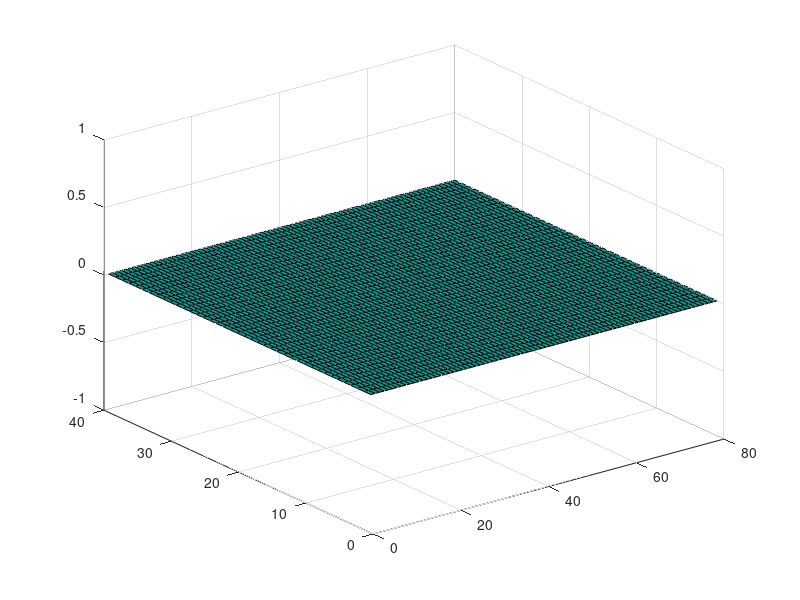

The MATLAB source for this figure: (Note: this script raises an error after producing the figure.)
clear all; close all;home;
format compact;
tic
% From Computational ELectromagnetics by Matthew Sadiku
% Originally by V. Bemmel and improved by D. Terry
%i,j,k,nn correspond to x,y,z,t
%imax,jmax,kmax,nnmax are domain limits
%nhw - one half wave cycle
%med - number of media sections
%js - j position of plane wave front
IMAX=19*2;
JMAX=39*2;
KMAX=19*2;
NMAX=2;
NNMAX=500;
NHW=40;
MED=2;
JS=3;
DELTA=3e-3;
CL=3.0e8; %speed of light in vacuo
F=10e9;

%define scatter dims
OI=20.0;
OJ=20.0;
OK=20.0;
RADIUS=5.0;

%constitutive params
ER=[1.0, 4.0]; %material permittivity
SIG=[0.1,0.0]; %material permeability

%statement fn to compute pos. w.r.t. cen. of sphere
E0=1e-9 / (36*pi); %permittivity of free space
U0=(1e-7)*4*pi; %permeability of free space
DT=DELTA/(2*CL);
R=DT/E0;
RA=(DT^2)/(U0*E0*(DELTA^2));
RB=DT/(U0*DELTA);
TPIFDT=2.0*pi*F*DT;

%Step 1 - compute media parameters

CA = 1 - R*SIG./ER;
CB=RA./ER;
CBMRB=CB/RB;

x=0:(IMAX+1);
y=0:(JMAX+1);
z=0:(KMAX+1);
[Mx, My, Mz] = ndgrid(x,y,z);
IXMED = (Mx >= 15).*(Mx<=25).*(sqrt((My-OJ).^2 + (Mz-OK).^2)<=RADIUS) + 1;
IYMED = (sqrt((Mx-OI).^2 + (My-OJ+.5).^2 + (Mz-OK).^2) <= RADIUS) + 1;
IZMED = (sqrt((Mz-OI).^2 + (My-OJ+.5).^2 + (Mz-OK+.5).^2) <= RADIUS) + 1;

%Step 2 - initialize field components
EX1 = zeros(1,JMAX+2);
EY1 = zeros(1,JMAX+2);
EZ1 = zeros(1,JMAX+2);

EX= zeros(IMAX+2, JMAX+2, KMAX+2, NMAX+1);
EY= zeros(IMAX+2, JMAX+2, KMAX+2, NMAX+1);
EZ= zeros(IMAX+2, JMAX+2, KMAX+2, NMAX+1);
HX= zeros(IMAX+2, JMAX+2, KMAX+2, NMAX+1);
HY= zeros(IMAX+2, JMAX+2, KMAX+2, NMAX+1);
HZ= zeros(IMAX+2, JMAX+2, KMAX+2, NMAX+1,3);

%step 3 - use FDTD to generate field components
% ncur - current time t
% npr1 - is prior time (t-1)
% npr2 - is (t-2)

NCUR=3;
NPR1=2;
NPR2=1;
%graphics for s get assigned at bottom of loop, remember to adjust there
figure(5)
s=surf( sqrt(EX(:,:,floor(KMAX/2),NCUR).^2 + EY(:,:,floor(KMAX/2),NCUR).^2 + EZ(:,:,floor(KMAX/2),NCUR).^2))

% figure(6)
% q = quiver(EX(:,:,floor(KMAX/2),NCUR),EY(:,:,floor(KMAX/2),NCUR))

for NN=1:NNMAX
    if mod(NN,10)==0
        disp(['NN=',num2str(NN)])
    end
    
    NPR2=NPR1;
    NPR1=NCUR;
    NCUR=mod(NCUR,3)+1;
    for K=0:KMAX
        for J=0:JMAX
            for I=0:IMAX
                if(I==0)
                    if((K==KMAX)&&(K==0))
                        HY(0+1,J+1,K+1,NCUR)=(HY(1+1,J+1,K-1+1,NPR2)+HY(1+1,J+1,K+1,NPR2)+HY(1+1,J+1,K+1+1,NPR2))/3;
                        HZ(0+1,J+1,K+1,NCUR)=(HZ(1+1,J+1,K-1+1,NPR2)+HZ(1+1,J+1,K+1,NPR2)+HZ(1+1,J+1,K+1+1,NPR2))/3;
                    else
                        if(K==KMAX)
                            HY(0+1,J+1,KMAX+1,NCUR)=(HY(1+1,J+1,KMAX-1+1,NPR2)+ HY(1+1,J+1,KMAX+1,NPR2))/2;
                            HZ(0+1,J+1,K+1,NCUR) =  (HZ(1+1,J+1,K-1+1,NPR2)+HZ(1+1,J+1,K+1,NPR2))/2;
                        else
                            HY(0+1,J+1,K+1,NCUR) = (HY(1+1,J+1,K+1,NPR2)+HY(1+1,J+1,K+1+1,NPR2))/2;
                            HZ(0+1,J+1,K+1,NCUR) = (HZ(1+1,J+1,K+1,NPR2)+HZ(1+1,J+1,K+1,1+1,NPR2))/2;
                        end
                    end
                end
                if(J==0)
                    EX(I+1,0+1,K+1,NCUR)=EX(I+1,1+1,K+1,NPR2);
                    EZ(I+1,0+1,K+1,NCUR)=EZ(I+1,1+1,K+1,NPR2);
                else
                    if(J==JMAX)
                        EX(I+1,JMAX+1,K+1,NCUR)=EX(I+1,JMAX-1+1,K+1,NPR2);
                        EZ(I+1,JMAX+1,K+1,NCUR)=EZ(I+1,JMAX-1+1,K+1,NPR2);
                    end
                end
                if(K==0)
                    if((I~=0)&&(I~=IMAX))
                        EX(I+1,J+1,0+1,NCUR)=(EX(I-1+1,J+1,1+1,NPR2) + EX(I+1,J+1,1+1,NPR2)+EX(I+1+1,J+1,1+1,NPR2))/3;
                        EY(I+1,J+1,0+1,NCUR)=(EY(I-1+1,J+1,1+1,NPR2)+EY(I+1,J+1,1+1,NPR2)+EY(I+1+1,J+1,1+1,NPR2))/3;
                    else
                        if(I==0)
                            EX(0+1,J+1,0+1,NCUR)=(EX(0+1,J+1,1+1,NPR2)+EX(1+1,J+1,1+1,NPR2))/2;
                            EY(I+1,J+1,0+1,NCUR)=(EY(I+1,J+1,1+1,NPR2)+EY(I+1+1,J+1,1+1,NPR2))/2;
                        else
                            EX(I+1,J+1,0+1,NCUR)=(EX(I-1+1,J+1,1+1,NPR2)+EX(I+1,J+1,1+1,NPR2))/2;
                            EY(I+1,J+1,0+1,NCUR)=(EY(I-1+1,J+1,1+1,NPR2)+EY(I+1,J+1,1+1,NPR2))/2;
                        end
                    end
                end
                
                %Apply FDTD algorithm
                HX(I+1, J+1,K+1,NCUR)=HX(I+1,J+1,K+1,NPR1)+RB*(EY(I+1,J+1,K+1+1,NPR1)-EY(I+1,J+1,K+1,NPR1)+EZ(I+1,J+1,K+1,NPR1)-EZ(I+1,J+1+1,K+1,NPR1));
                HY(I+1,J+1,K+1,NCUR) =HY(I+1,J+1,K+1,NPR1)+RB*(EZ(I+1+1,J+1,K+1,NPR1)-EZ(I+1,J+1,K+1,NPR1)+EX(I+1,J+1,K+1,NPR1)-EX(I+1,J+1,K+1+1,NPR1));
                HZ(I+1,J+1,K+1,NCUR) =HZ(I+1,J+1,K+1,NPR1)+RB*(EX(I+1,J+1+1,K+1,NPR1)-EX(I+1,J+1,K+1,NPR1)+EY(I+1,J+1,K+1,NPR1)-EY(I+1+1,J+1,K+1,NPR1));
                
                if(K==KMAX)
                    HX(I+1,J+1,KMAX+1,NCUR)=HX(I+1,J+1,KMAX-1+1,NCUR);
                    HY(I+1,J+1,KMAX+1,NCUR)=HY(I+1,J+1,KMAX-1+1,NCUR);
                end
                
                if((J~=0)&&(J~=JMAX)&&(K~=0))
                    M=IXMED(I+1,J+1,K+1);
                    EX(I+1,J+1,K+1,NCUR)=CA(M)*EX(I+1,J+1,K+1,NPR1)+CBMRB(M)*(HZ(I+1,J+1,K+1,NCUR)-HZ(I+1,J-1+1,K+1,NCUR)+HY(I+1,J+1,K-1+1,NCUR)-HY(I+1,J+1,K+1,NCUR));
                end
                
                if(K~=0)
                    M=IYMED(I+1,J+1,K+1);
                    if I~=0
                        EY(I+1,J+1,K+1,NCUR)=CA(M)*EY(I+1,J+1,K+1,NPR1)+CBMRB(M)*(HX(I+1,J+1,K+1,NCUR)- HX(I+1,J+1,K-1+1,NCUR)+HZ(I-1+1,J+1,K+1,NCUR)-HZ(I+1,J+1,K+1,NCUR));
                    else
                        EY(I+1,J+1,K+1,NCUR)=CA(M)*EY(I+1,J+1,K+1,NPR1)+CBMRB(M)*(HX(I+1,J+1,K+1,NCUR)-HX(I+1,J+1,K-1+1,NCUR)+0 - HZ(I+1,J+1,K+1,NCUR));
                    end
                end
                
                if((J~=0)&&(J~=JMAX))
                    M=IZMED(I+1,J+1,K+1);
                    if(M==1)
                        CAM=1;
                    else
                        CAM=CA(M);
                    end
                    
                    if I~=0
                        EZ(I+1,J+1,K+1,NCUR)=CAM*EZ(I+1,J+1,K+1,NPR1)+CBMRB(M)*(HY(I+1,J+1,K+1,NCUR)-HY(I-1+1,J+1,K+1,NCUR)+HX(I+1,J-1+1,K+1,NCUR)-HX(I+1,J+1,K+1,NCUR));
                    else
                        EZ(I+1,J+1,K+1,NCUR)=CAM*EZ(I+1,J+1,K+1,NPR1)+CBMRB(M)*(HY(I+1,J+1,K+1,NCUR)-0+HX(I+1,J-1+1,K+1,NCUR)-HX(I+1,J+1,K+1,NCUR));
                    end
                    
                    %apply plane wave source
                    
                    if(J==JS)
                        EZ(I+1,JS+1,K+1,NCUR) = EZ(I+1,JS+1,K+1,NCUR)+sin(TPIFDT*NN);
                    end
                end
                
                if(I==IMAX)
                    EY(IMAX+1+1,J+1,K+1,NCUR) = EY(IMAX+1,J+1,K+1,NCUR);
                    EZ(IMAX+1+1,J+1,K+1,NCUR) = EZ(IMAX+1,J+1,K+1,NCUR);
                end
                if(K==KMAX)
                    EX(I+1,J+1,KMAX+1+1,NCUR)=EX(I+1,J+1,KMAX-1+1,NCUR);
                    EY(I+1,J+1,KMAX+1+1,NCUR)=EY(I+1,J+1,KMAX-1+1,NCUR);
                end
            end
            
            %retain max abs vals during last half wave
            
            if((K==KMAX)&&(NN>(NNMAX-NHW)))
               
                TEMP=abs(EY(IMAX+1,J+1,KMAX-1+1,NCUR));
                if(TEMP>EY1(J+1))
                    EY1(J+1)=TEMP;
                end
                TEMP=abs(EZ(IMAX+1,J+1,KMAX+1,NCUR));
                if(TEMP>EZ1(J+1))
                    EZ1(J+1)=TEMP;
                end
            end
        end
    end
    
    
    s.ZData = sqrt(EZ(:,:,floor(KMAX/2),NCUR).^2 + EX(:,:,floor(KMAX/2),NCUR).^2+ EY(:,:,floor(KMAX/2),NCUR).^2)
    %q = quiver(HX(:,:,floor(KMAX/2),NCUR),HY(:,:,floor(KMAX/2),NCUR))
    pause(0.05);
end
toc

% figure(3),plot(6:34,EY1(6:34),'.-')
%     ylabel('Computed |E_y|/|E_i_n_c|')
%     xlabel('j')
%     grid on
% figure(4),plot(5:34,EZ1(5:34),'.-')
%     ylabel('Computed |E_z|/|E_i_n_c|')
%     xlabel('j')
%     grid on
    